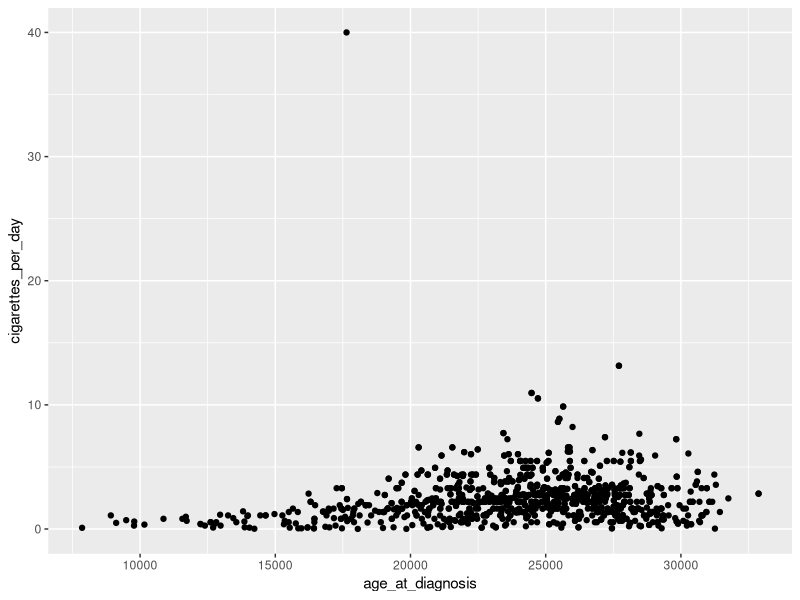
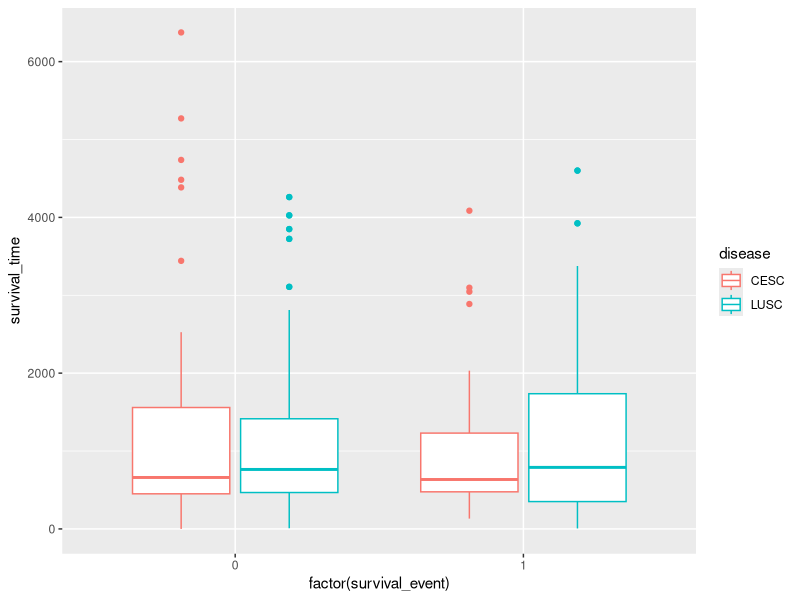

These charts were generated, in order, by the following R code:
## ---- chunk 1
knitr::opts_chunk$set(echo = TRUE)
## ---- chunk 2
library(tidyverse)
library(readxl)

    smoke_complete <- read_excel("data/smoke_complete.xlsx", sheet=1, na="NA")
## ---- chunk 3
smoke_complete %>%
    group_by(tissue_or_organ_of_origin) %>%
    summarize(count = n()) %>%
    arrange(desc(count))
## ---- chunk 4
smoke_filtered  <- smoke_complete %>%
    filter(tissue_or_organ_of_origin %in% c("C34.3", "C53.9"))

glimpse(smoke_filtered)
## ---- chunk 5
smoke_filtered <- smoke_filtered %>% 
    mutate(age_years = age_at_diagnosis / 365)

## ---- chunk 6
smoke_filtered <- 
    smoke_filtered %>% 
    mutate(age_category = 
               case_when(age_years <= 40 ~ "0-40",
                         age_years > 40 & age_years <=55 ~ "40-55",
                         age_years > 55 & age_years <= 70 ~ "55-70",
                         age_years > 70 ~ "70+"
                         
                         
                         )
           ) %>%
    mutate(age_category = factor(age_category,
                                 levels = c("0-40",
                                            "40-55",
                                            "55-70",
                                            "70+"
                                            
                                            
                                            )
                                 )
           )


## ---- chunk 7
ggplot(smoke_complete) +
    aes(x = age_at_diagnosis, y= cigarettes_per_day) +
    geom_point()

## ---- chunk 8
smoke_filtered <- 
    smoke_filtered %>% 
    mutate(survival_time = case_when(!is.na(days_to_death) ~ days_to_death,
                                     is.na(days_to_death) ~ days_to_last_follow_up)
    #           
               )
## ---- chunk 9
smoke_filtered <- 
    smoke_filtered %>% 
    mutate(survival_event = case_when(is.na(days_to_death) ~ 0,
                                      TRUE ~ 1) )
## ---- chunk 10
smoke_filtered %>% 
    group_by(survival_event) %>%
    summarize(median_surv_time = median(survival_time, na.rm=TRUE))
## ---- chunk 11
smoke_filtered %>% 
    group_by(survival_event, disease) %>%
    summarize(median_surv_time = median(survival_time, na.rm = TRUE), count=n())
## ---- chunk 12
ggplot(smoke_filtered, 
       aes(x = factor(survival_event), 
           y = survival_time , 
           color = disease )) + 
    geom_boxplot()
